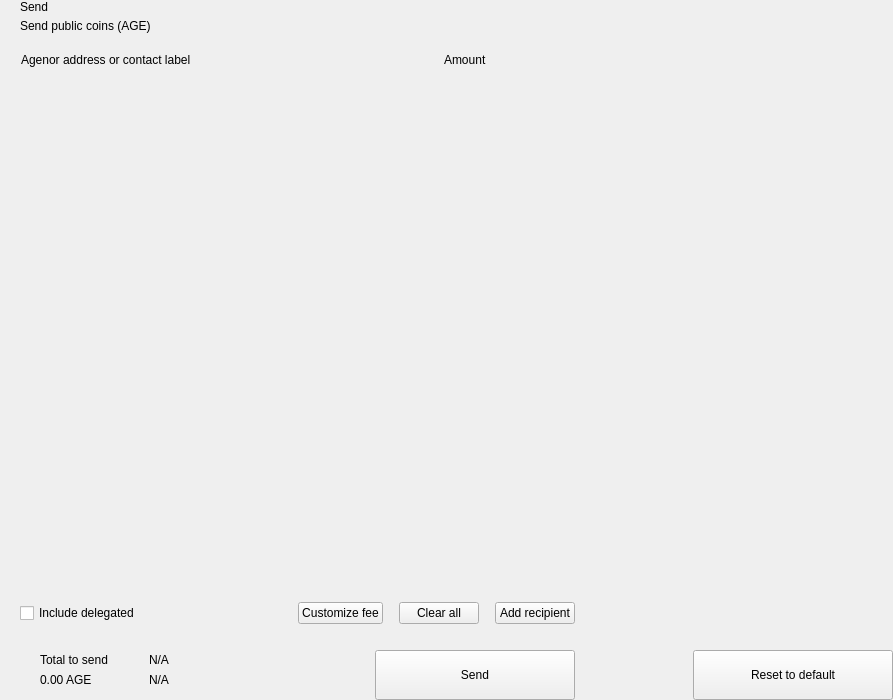
<?xml version="1.0" encoding="UTF-8"?>
<ui version="4.0">
 <class>send</class>
 <widget class="QWidget" name="send">
  <property name="geometry">
   <rect>
    <x>0</x>
    <y>0</y>
    <width>893</width>
    <height>700</height>
   </rect>
  </property>
  <property name="windowTitle">
   <string>Form</string>
  </property>
  <layout class="QHBoxLayout" name="horizontalLayout_2" stretch="2,1">
   <property name="spacing">
    <number>0</number>
   </property>
   <property name="leftMargin">
    <number>0</number>
   </property>
   <property name="topMargin">
    <number>0</number>
   </property>
   <property name="rightMargin">
    <number>0</number>
   </property>
   <property name="bottomMargin">
    <number>0</number>
   </property>
   <item>
    <widget class="QWidget" name="left" native="true">
     <layout class="QVBoxLayout" name="verticalLayout_3">
      <property name="spacing">
       <number>0</number>
      </property>
      <property name="leftMargin">
       <number>0</number>
      </property>
      <property name="topMargin">
       <number>0</number>
      </property>
      <property name="rightMargin">
       <number>0</number>
      </property>
      <property name="bottomMargin">
       <number>0</number>
      </property>
      <item>
       <layout class="QVBoxLayout" name="verticalLayout_22" stretch="0,0,0,1,0,0,0,0">
        <property name="spacing">
         <number>0</number>
        </property>
        <item>
         <layout class="QHBoxLayout" name="horizontalLayout_3">
          <property name="spacing">
           <number>0</number>
          </property>
          <property name="leftMargin">
           <number>20</number>
          </property>
          <property name="rightMargin">
           <number>20</number>
          </property>
          <item>
           <layout class="QVBoxLayout" name="verticalLayout">
            <property name="spacing">
             <number>5</number>
            </property>
            <item>
             <widget class="QLabel" name="labelTitle">
              <property name="text">
               <string>Send</string>
              </property>
              <property name="alignment">
               <set>Qt::AlignLeading|Qt::AlignLeft|Qt::AlignVCenter</set>
              </property>
             </widget>
            </item>
            <item>
             <widget class="QLabel" name="labelSubtitle1">
              <property name="text">
               <string>Send public coins (AGE)</string>
              </property>
             </widget>
            </item>
           </layout>
          </item>
          <item>
           <spacer name="horizontalSpacer">
            <property name="orientation">
             <enum>Qt::Horizontal</enum>
            </property>
            <property name="sizeHint" stdset="0">
             <size>
              <width>40</width>
              <height>20</height>
             </size>
            </property>
           </spacer>
          </item>
         </layout>
        </item>
        <item>
         <spacer name="verticalSpacer_2">
          <property name="orientation">
           <enum>Qt::Vertical</enum>
          </property>
          <property name="sizeType">
           <enum>QSizePolicy::Fixed</enum>
          </property>
          <property name="sizeHint" stdset="0">
           <size>
            <width>20</width>
            <height>20</height>
           </size>
          </property>
         </spacer>
        </item>
        <item>
         <layout class="QHBoxLayout" name="horizontalLayout" stretch="6,0,2">
          <property name="spacing">
           <number>0</number>
          </property>
          <property name="leftMargin">
           <number>10</number>
          </property>
          <property name="topMargin">
           <number>0</number>
          </property>
          <property name="rightMargin">
           <number>20</number>
          </property>
          <property name="bottomMargin">
           <number>0</number>
          </property>
          <item>
           <widget class="QLabel" name="labelSubtitleAddress">
            <property name="styleSheet">
             <string notr="true">margin-left:8px;</string>
            </property>
            <property name="text">
             <string>Agenor address or contact label</string>
            </property>
           </widget>
          </item>
          <item>
           <spacer name="horizontalSpacer_3">
            <property name="orientation">
             <enum>Qt::Horizontal</enum>
            </property>
            <property name="sizeType">
             <enum>QSizePolicy::Fixed</enum>
            </property>
            <property name="sizeHint" stdset="0">
             <size>
              <width>40</width>
              <height>1</height>
             </size>
            </property>
           </spacer>
          </item>
          <item>
           <widget class="QLabel" name="labelSubtitleAmount">
            <property name="text">
             <string>Amount</string>
            </property>
           </widget>
          </item>
         </layout>
        </item>
        <item>
         <widget class="QScrollArea" name="scrollArea">
          <property name="minimumSize">
           <size>
            <width>0</width>
            <height>350</height>
           </size>
          </property>
          <property name="styleSheet">
           <string notr="true">#scrollArea {
            background:transparent;
            margin-top:10px;
}</string>
          </property>
          <property name="horizontalScrollBarPolicy">
           <enum>Qt::ScrollBarAlwaysOff</enum>
          </property>
          <property name="sizeAdjustPolicy">
           <enum>QAbstractScrollArea::AdjustIgnored</enum>
          </property>
          <property name="widgetResizable">
           <bool>true</bool>
          </property>
          <property name="alignment">
           <set>Qt::AlignLeading|Qt::AlignLeft|Qt::AlignTop</set>
          </property>
          <widget class="QWidget" name="scrollAreaWidgetContents">
           <property name="geometry">
            <rect>
             <x>0</x>
             <y>0</y>
             <width>591</width>
             <height>16</height>
            </rect>
           </property>
           <property name="sizePolicy">
            <sizepolicy hsizetype="Preferred" vsizetype="Maximum">
             <horstretch>0</horstretch>
             <verstretch>0</verstretch>
            </sizepolicy>
           </property>
           <property name="autoFillBackground">
            <bool>false</bool>
           </property>
           <property name="styleSheet">
            <string notr="true">#scrollAreaWidgetContents {
             background:transparent;
             }</string>
           </property>
           <layout class="QVBoxLayout" name="verticalLayout_7">
            <property name="spacing">
             <number>0</number>
            </property>
            <property name="sizeConstraint">
             <enum>QLayout::SetDefaultConstraint</enum>
            </property>
            <property name="leftMargin">
             <number>0</number>
            </property>
            <property name="topMargin">
             <number>0</number>
            </property>
            <property name="rightMargin">
             <number>0</number>
            </property>
            <property name="bottomMargin">
             <number>0</number>
            </property>
           </layout>
          </widget>
         </widget>
        </item>
        <item>
         <spacer name="verticalSpacer_4">
          <property name="orientation">
           <enum>Qt::Vertical</enum>
          </property>
          <property name="sizeType">
           <enum>QSizePolicy::Fixed</enum>
          </property>
          <property name="sizeHint" stdset="0">
           <size>
            <width>20</width>
            <height>20</height>
           </size>
          </property>
         </spacer>
        </item>
        <item>
         <layout class="QHBoxLayout" name="horizontalLayout_20">
          <property name="spacing">
           <number>6</number>
          </property>
          <property name="leftMargin">
           <number>20</number>
          </property>
          <property name="rightMargin">
           <number>20</number>
          </property>
          <item>
           <widget class="QCheckBox" name="checkBoxDelegations">
            <property name="layoutDirection">
             <enum>Qt::LeftToRight</enum>
            </property>
            <property name="text">
             <string>Include delegated</string>
            </property>
           </widget>
          </item>
          <item>
           <spacer name="horizontalSpacer_4">
            <property name="orientation">
             <enum>Qt::Horizontal</enum>
            </property>
            <property name="sizeHint" stdset="0">
             <size>
              <width>10</width>
              <height>20</height>
             </size>
            </property>
           </spacer>
          </item>
          <item>
           <widget class="QPushButton" name="pushButtonFee">
            <property name="focusPolicy">
             <enum>Qt::NoFocus</enum>
            </property>
            <property name="text">
             <string>Customize fee</string>
            </property>
           </widget>
          </item>
          <item>
           <spacer name="horizontalSpacer_11">
            <property name="orientation">
             <enum>Qt::Horizontal</enum>
            </property>
            <property name="sizeType">
             <enum>QSizePolicy::Minimum</enum>
            </property>
            <property name="sizeHint" stdset="0">
             <size>
              <width>10</width>
              <height>20</height>
             </size>
            </property>
           </spacer>
          </item>
          <item>
           <widget class="QPushButton" name="pushButtonClear">
            <property name="focusPolicy">
             <enum>Qt::NoFocus</enum>
            </property>
            <property name="layoutDirection">
             <enum>Qt::RightToLeft</enum>
            </property>
            <property name="text">
             <string>Clear all</string>
            </property>
           </widget>
          </item>
          <item>
           <spacer name="horizontalSpacer_6">
            <property name="orientation">
             <enum>Qt::Horizontal</enum>
            </property>
            <property name="sizeType">
             <enum>QSizePolicy::Fixed</enum>
            </property>
            <property name="sizeHint" stdset="0">
             <size>
              <width>10</width>
              <height>20</height>
             </size>
            </property>
           </spacer>
          </item>
          <item>
           <widget class="QPushButton" name="pushButtonAddRecipient">
            <property name="focusPolicy">
             <enum>Qt::NoFocus</enum>
            </property>
            <property name="text">
             <string>Add recipient</string>
            </property>
           </widget>
          </item>
         </layout>
        </item>
        <item>
         <spacer name="verticalSpacer">
          <property name="orientation">
           <enum>Qt::Vertical</enum>
          </property>
          <property name="sizeType">
           <enum>QSizePolicy::Fixed</enum>
          </property>
          <property name="sizeHint" stdset="0">
           <size>
            <width>20</width>
            <height>16</height>
           </size>
          </property>
         </spacer>
        </item>
        <item>
         <layout class="QHBoxLayout" name="horizontalLayout_7">
          <property name="rightMargin">
           <number>20</number>
          </property>
          <item>
           <layout class="QHBoxLayout" name="horizontalLayout_10">
            <property name="spacing">
             <number>0</number>
            </property>
            <property name="leftMargin">
             <number>8</number>
            </property>
            <item>
             <widget class="QStackedWidget" name="stackedWidget">
              <property name="minimumSize">
               <size>
                <width>0</width>
                <height>60</height>
               </size>
              </property>
              <property name="maximumSize">
               <size>
                <width>16777215</width>
                <height>60</height>
               </size>
              </property>
              <widget class="QWidget" name="page1">
               <layout class="QVBoxLayout" name="verticalLayout_71" stretch="0">
                <property name="spacing">
                 <number>6</number>
                </property>
                <property name="leftMargin">
                 <number>12</number>
                </property>
                <property name="topMargin">
                 <number>0</number>
                </property>
                <property name="rightMargin">
                 <number>0</number>
                </property>
                <property name="bottomMargin">
                 <number>0</number>
                </property>
                <item>
                 <widget class="QWidget" name="coinWidget" native="true">
                  <property name="minimumSize">
                   <size>
                    <width>0</width>
                    <height>60</height>
                   </size>
                  </property>
                  <property name="maximumSize">
                   <size>
                    <width>16777215</width>
                    <height>60</height>
                   </size>
                  </property>
                  <layout class="QHBoxLayout" name="horizontalLayout_9">
                   <property name="spacing">
                    <number>0</number>
                   </property>
                   <property name="leftMargin">
                    <number>20</number>
                   </property>
                   <property name="topMargin">
                    <number>10</number>
                   </property>
                   <property name="rightMargin">
                    <number>20</number>
                   </property>
                   <property name="bottomMargin">
                    <number>10</number>
                   </property>
                   <item>
                    <layout class="QVBoxLayout" name="verticalSend">
                     <property name="spacing">
                      <number>0</number>
                     </property>
                     <item>
                      <widget class="QLabel" name="labelTitleTotalSend">
                       <property name="text">
                        <string>Total to send</string>
                       </property>
                      </widget>
                     </item>
                     <item>
                      <widget class="QLabel" name="labelAmountSend">
                       <property name="text">
                        <string notr="true">0.00 AGE</string>
                       </property>
                      </widget>
                     </item>
                    </layout>
                   </item>
                   <item>
                    <spacer name="horizontalSpacer_9">
                     <property name="orientation">
                      <enum>Qt::Horizontal</enum>
                     </property>
                     <property name="sizeType">
                      <enum>QSizePolicy::Fixed</enum>
                     </property>
                     <property name="sizeHint" stdset="0">
                      <size>
                       <width>20</width>
                       <height>20</height>
                      </size>
                     </property>
                    </spacer>
                   </item>
                   <item>
                    <widget class="QLabel" name="labelLine">
                     <property name="minimumSize">
                      <size>
                       <width>1</width>
                       <height>0</height>
                      </size>
                     </property>
                     <property name="maximumSize">
                      <size>
                       <width>1</width>
                       <height>16777215</height>
                      </size>
                     </property>
                     <property name="text">
                      <string/>
                     </property>
                    </widget>
                   </item>
                   <item>
                    <spacer name="horizontalSpacer_10">
                     <property name="orientation">
                      <enum>Qt::Horizontal</enum>
                     </property>
                     <property name="sizeType">
                      <enum>QSizePolicy::Fixed</enum>
                     </property>
                     <property name="sizeHint" stdset="0">
                      <size>
                       <width>20</width>
                       <height>20</height>
                      </size>
                     </property>
                    </spacer>
                   </item>
                   <item>
                    <layout class="QVBoxLayout" name="verticalRemaining">
                     <property name="spacing">
                      <number>0</number>
                     </property>
                     <item>
                      <widget class="QLabel" name="labelTitleTotalRemaining">
                       <property name="text">
                        <string notr="true">N/A</string>
                       </property>
                      </widget>
                     </item>
                     <item>
                      <widget class="QLabel" name="labelAmountRemaining">
                       <property name="text">
                        <string notr="true">N/A</string>
                       </property>
                      </widget>
                     </item>
                    </layout>
                   </item>
                  </layout>
                 </widget>
                </item>
               </layout>
              </widget>
              <widget class="QWidget" name="page_2"/>
             </widget>
            </item>
           </layout>
          </item>
          <item>
           <spacer name="horizontalSpacer_5">
            <property name="orientation">
             <enum>Qt::Horizontal</enum>
            </property>
            <property name="sizeType">
             <enum>QSizePolicy::Expanding</enum>
            </property>
            <property name="sizeHint" stdset="0">
             <size>
              <width>40</width>
              <height>20</height>
             </size>
            </property>
           </spacer>
          </item>
          <item alignment="Qt::AlignBottom">
           <widget class="QPushButton" name="pushButtonSave">
            <property name="minimumSize">
             <size>
              <width>200</width>
              <height>50</height>
             </size>
            </property>
            <property name="maximumSize">
             <size>
              <width>200</width>
              <height>50</height>
             </size>
            </property>
            <property name="focusPolicy">
             <enum>Qt::NoFocus</enum>
            </property>
            <property name="text">
             <string>Send</string>
            </property>
           </widget>
          </item>
         </layout>
        </item>
       </layout>
      </item>
     </layout>
    </widget>
   </item>
   <item>
    <widget class="QWidget" name="right" native="true">
     <layout class="QVBoxLayout" name="verticalLayout_5">
      <property name="leftMargin">
       <number>0</number>
      </property>
      <property name="topMargin">
       <number>0</number>
      </property>
      <property name="rightMargin">
       <number>0</number>
      </property>
      <property name="bottomMargin">
       <number>0</number>
      </property>
      <item>
       <layout class="QVBoxLayout" name="verticalLayout_4">
        <property name="spacing">
         <number>6</number>
        </property>
        <item>
         <widget class="OptionButton" name="btnCoinControl" native="true">
          <property name="minimumSize">
           <size>
            <width>0</width>
            <height>50</height>
           </size>
          </property>
         </widget>
        </item>
        <item>
         <widget class="OptionButton" name="btnChangeAddress" native="true">
          <property name="minimumSize">
           <size>
            <width>0</width>
            <height>50</height>
           </size>
          </property>
         </widget>
        </item>
        <item>
         <widget class="OptionButton" name="btnUri" native="true">
          <property name="minimumSize">
           <size>
            <width>0</width>
            <height>50</height>
           </size>
          </property>
         </widget>
        </item>
        <item>
         <spacer name="verticalSpacer_5">
          <property name="orientation">
           <enum>Qt::Vertical</enum>
          </property>
          <property name="sizeHint" stdset="0">
           <size>
            <width>20</width>
            <height>40</height>
           </size>
          </property>
         </spacer>
        </item>
        <item>
         <layout class="QHBoxLayout" name="horizontalLayout_8">
          <item>
           <spacer name="horizontalSpacer_7">
            <property name="orientation">
             <enum>Qt::Horizontal</enum>
            </property>
            <property name="sizeHint" stdset="0">
             <size>
              <width>40</width>
              <height>20</height>
             </size>
            </property>
           </spacer>
          </item>
          <item>
           <widget class="QPushButton" name="pushButtonReset">
            <property name="minimumSize">
             <size>
              <width>200</width>
              <height>50</height>
             </size>
            </property>
            <property name="maximumSize">
             <size>
              <width>200</width>
              <height>50</height>
             </size>
            </property>
            <property name="focusPolicy">
             <enum>Qt::NoFocus</enum>
            </property>
            <property name="text">
             <string>Reset to default</string>
            </property>
           </widget>
          </item>
         </layout>
        </item>
       </layout>
      </item>
     </layout>
    </widget>
   </item>
  </layout>
 </widget>
 <customwidgets>
  <customwidget>
   <class>OptionButton</class>
   <extends>QWidget</extends>
   <header>qt/agenor/optionbutton.h</header>
   <container>1</container>
  </customwidget>
 </customwidgets>
 <resources/>
 <connections/>
</ui>
